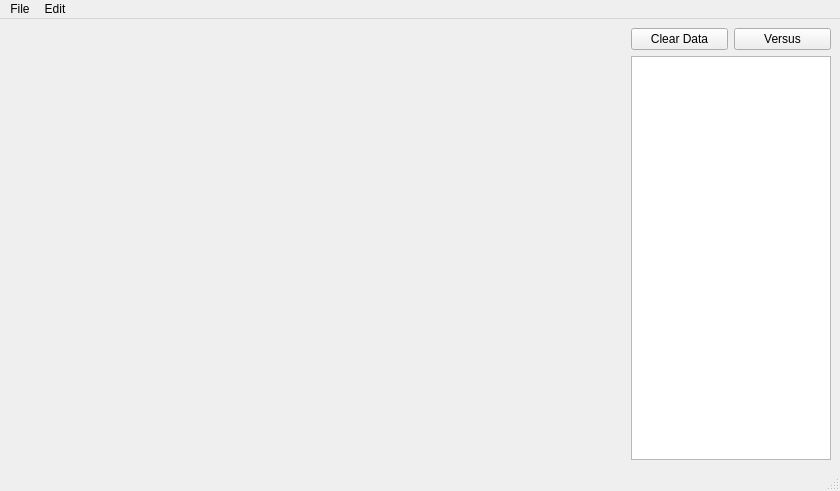
<?xml version="1.0" encoding="UTF-8"?>
<ui version="4.0">
 <class>MainPlotWindow</class>
 <widget class="QMainWindow" name="MainPlotWindow">
  <property name="geometry">
   <rect>
    <x>0</x>
    <y>0</y>
    <width>840</width>
    <height>491</height>
   </rect>
  </property>
  <property name="windowTitle">
   <string>Plot Tool</string>
  </property>
  <widget class="QWidget" name="centralwidget">
   <layout class="QGridLayout" name="gridLayout">
    <item row="0" column="1" rowspan="2">
     <layout class="QHBoxLayout" name="horizontalLayout">
      <item>
       <widget class="QPushButton" name="clearButton">
        <property name="text">
         <string>Clear Data</string>
        </property>
       </widget>
      </item>
      <item>
       <widget class="QPushButton" name="vsButton">
        <property name="text">
         <string>Versus</string>
        </property>
       </widget>
      </item>
     </layout>
    </item>
    <item row="0" column="0" rowspan="3">
     <widget class="QWidget" name="mplwindow" native="true">
      <property name="sizePolicy">
       <sizepolicy hsizetype="Expanding" vsizetype="Preferred">
        <horstretch>0</horstretch>
        <verstretch>0</verstretch>
       </sizepolicy>
      </property>
      <layout class="QVBoxLayout" name="mplvl"/>
     </widget>
    </item>
    <item row="2" column="1">
     <widget class="QListWidget" name="mplfigs">
      <property name="sizePolicy">
       <sizepolicy hsizetype="Maximum" vsizetype="Expanding">
        <horstretch>0</horstretch>
        <verstretch>0</verstretch>
       </sizepolicy>
      </property>
      <property name="maximumSize">
       <size>
        <width>200</width>
        <height>16777215</height>
       </size>
      </property>
     </widget>
    </item>
   </layout>
  </widget>
  <widget class="QMenuBar" name="menubar">
   <property name="geometry">
    <rect>
     <x>0</x>
     <y>0</y>
     <width>840</width>
     <height>21</height>
    </rect>
   </property>
   <widget class="QMenu" name="menuQuick_Menu">
    <property name="title">
     <string>File</string>
    </property>
    <addaction name="actionClose"/>
   </widget>
   <widget class="QMenu" name="menuEdit">
    <property name="title">
     <string>Edit</string>
    </property>
    <addaction name="actionClearData"/>
   </widget>
   <addaction name="menuQuick_Menu"/>
   <addaction name="menuEdit"/>
  </widget>
  <widget class="QStatusBar" name="statusbar"/>
  <action name="actionClose">
   <property name="text">
    <string>Close</string>
   </property>
  </action>
  <action name="actionClearData">
   <property name="text">
    <string>Clear Data</string>
   </property>
  </action>
 </widget>
 <resources/>
 <connections/>
</ui>
